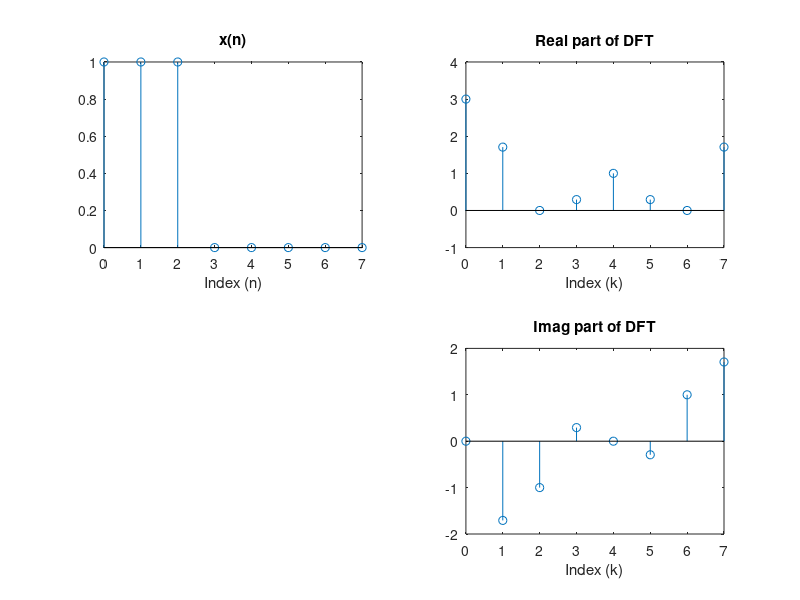

The MATLAB source for this figure:
%solution for 7(iii)
N = 8; nn = 0:(N-1); kk = nn; 
xb = [1 1 1 0 0 0 0 0];
Xb = fft(xb,N);
subplot(221), stem(nn,xb);
title(' x(n) '); xlabel(' Index (n) ');
axis([0 7 0 1]);
subplot(222), stem(kk,real(Xb));
title(' Real part of DFT ');
xlabel(' Index (k) ');
axis([0 7 -1 4]);
subplot(224), stem(kk,imag(Xb));
title(' Imag part of DFT '); 
xlabel(' Index (k) ');
axis([0 7 -2 2]);
